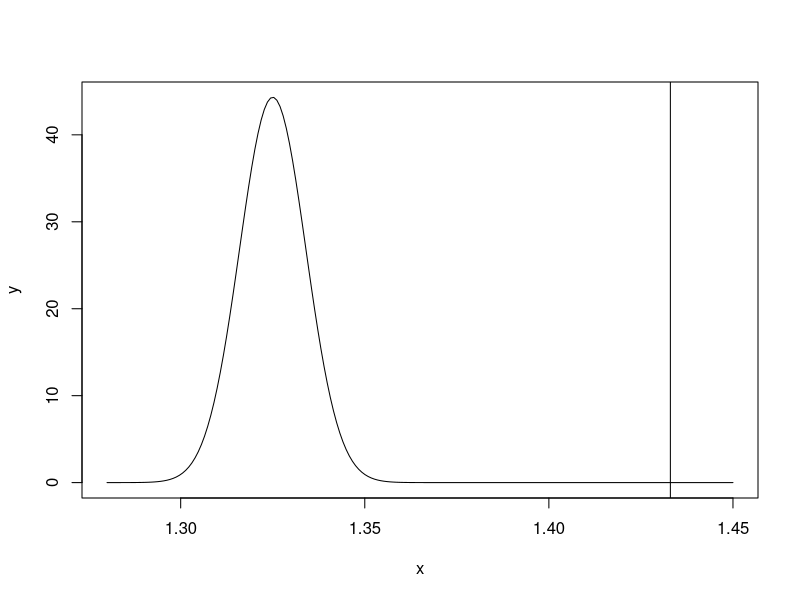
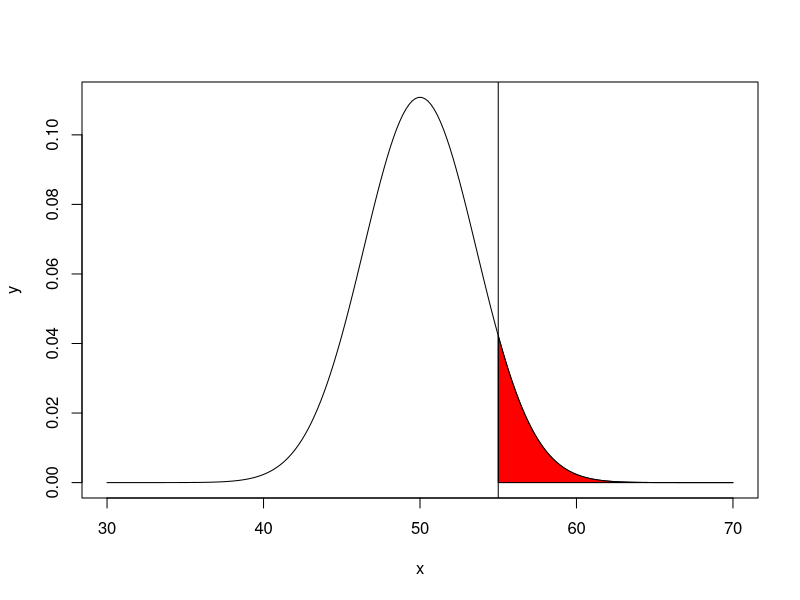

These charts were generated, in order, by the following R code:
#using RSD to solve probability problems
#example 1
#define variables
mu1 <- 1.325
sigma1 <- 0.045
n1 <- 25
xbar1 <- 1.433
stderror1 <- sigma1 / sqrt(n1)

#calculate the area under the normal curve using pnorm
pnorm(q = xbar1, mean = mu1, sd = stderror1, lower.tail = F)

#create the normal curve
x=seq(1.28,1.45,length = 200)
y=dnorm(x,mean=mu1,sd=stderror1)
plot(x,y,type='l')

#indicate the location of xbar of 1.433
abline(v=1.433)

#example 2
#define variables
mu2 <- 50
sigma2 <- 14.4
n2 <- 16
xbar2 <- 55
stderror2 <- sigma2 / sqrt(n2)

#calculate the area under the normal curve using the pnorm
pnorm(q = xbar2, mean = mu2, sd = stderror2, lower.tail = F)

#create the normal curve
x=seq(30,70,length=200)
y=dnorm(x,mean=mu2,sd=stderror2)
plot(x,y,type='l')

#shade the upper tail area
x=seq(55,70,length=100)
y=dnorm(x,mean=mu2,sd=stderror2)
polygon(c(55,x,70),c(0,y,0),col="red")

#indivate the location of xbar of 55
abline(v=55)
